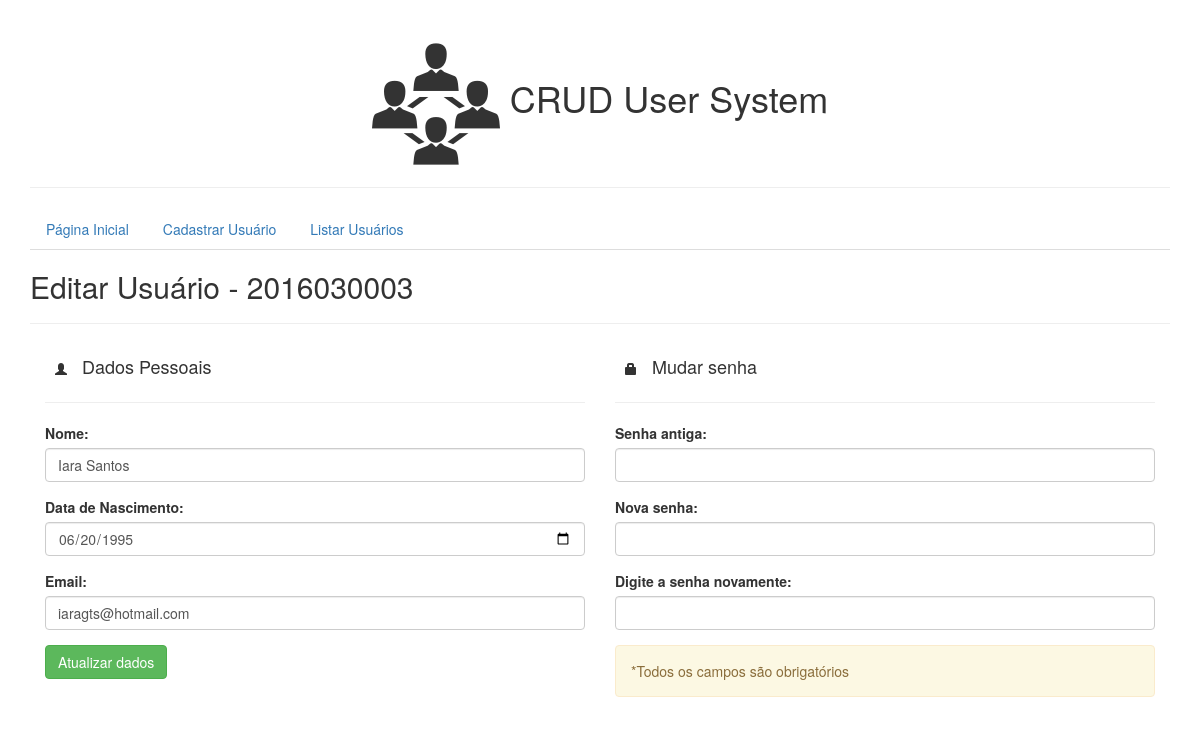
The page /?pagina=EditarUsuario&mat=2016030003 on the database its author committed.
### tables this page shows
CREATE TABLE IF NOT EXISTS `usuario` (
  `matricula` int(11) NOT NULL,
  `nome` varchar(100) NOT NULL,
  `dataNasc` date NOT NULL,
  `email` varchar(100) NOT NULL,
  `senha` varchar(128) NOT NULL,
  PRIMARY KEY (`matricula`)
);

### config/config.php (called while the page is built, shortened)
<?php
	$idadeMinima = 0;
	$dataMinima = date("Y-m-d", strtotime("-".$idadeMinima." Years - 2 day"));
	function antiInject($sql){
		$sql = @mysql_real_escape_string($sql);
		return $sql;
	}
?>

### paginas/editarUsuario.php (the view, shortened to what this page needs)
<?php
	$bd = BDConecta();
	$matricula = antiInject(@$_GET['mat']);
	$sql = "SELECT matricula, nome, email, dataNasc FROM usuario WHERE matricula = '".$matricula."' LIMIT 1";
	foreach ($bd->query($sql) as $usuario) {
?>
	<h2>Editar Usuário - <?=$matricula?></h2>
	<hr>
	<div class="col-xs-6">
		<h4>
			<span class="glyphicon glyphicon-user btn-sm" aria-hidden="true"></span>
			Dados Pessoais</h4>
		<hr>
		<form method="post" action="?pagina=editUser&mat=<?=$matricula?>">
			<div class="form-group">
				<label for="nome">Nome:</label>
				<input onkeyup="desbloquearBotao()" type="text" class="form-control" id="nome" name="nome" value="<?=$usuario['nome']?>">
			</div>
			<div class="form-group">
				<label for="dataNasc">Data de Nascimento:</label>
				<input max="<?=$dataMinima?>" onchange="desbloquearBotao()" type="date" class="form-control" id="dataNasc" name="dataNasc" value="<?=$usuario['dataNasc']?>">
			</div>
			<div class="form-group">
				<label for="email">Email:</label>
				<input onkeyup="desbloquearBotao()" type="email" class="form-control" id="email" name="email" value="<?=$usuario['email']?>">
			</div>
			<button id="botao" type="submit" class="btn btn-success">Atualizar dados</button>
		</form>
	</div>
<?php } ?>
<div class="col-xs-6">
	<h4>
		<span class="glyphicon glyphicon-lock btn-sm" aria-hidden="true"></span>
		Mudar senha</h4>
	<hr>
	<form method="post" action="?pagina=alterarSenha&mat=<?=$matricula?>">
		<div class="form-group">
			<label for="pwd">Senha antiga:</label>
			<input onkeyup="desbloquearBotaoSenha()" type="password" class="form-control" id="oldpwd" name="oldpwd">
		</div>
		<div class="form-group">
			<label for="pwd">Nova senha:</label>
			<input onkeyup="desbloquearBotaoSenha()" type="password" class="form-control" id="pwd" name="pwd">
		</div>
		<div class="form-group">
			<label for="repwd">Digite a senha novamente:</label>
			<input onkeyup="desbloquearBotaoSenha()" type="password" class="form-control" id="repwd" name="repwd">
		</div>
		<div id="preenchaSenha" class="alert alert-warning" role="alert"></div>
	</form>
</div>

### rows shown on the page
usuario: nome "Iara Santos", dataNasc "06/20/1995", email "iaragts@hotmail.com"
